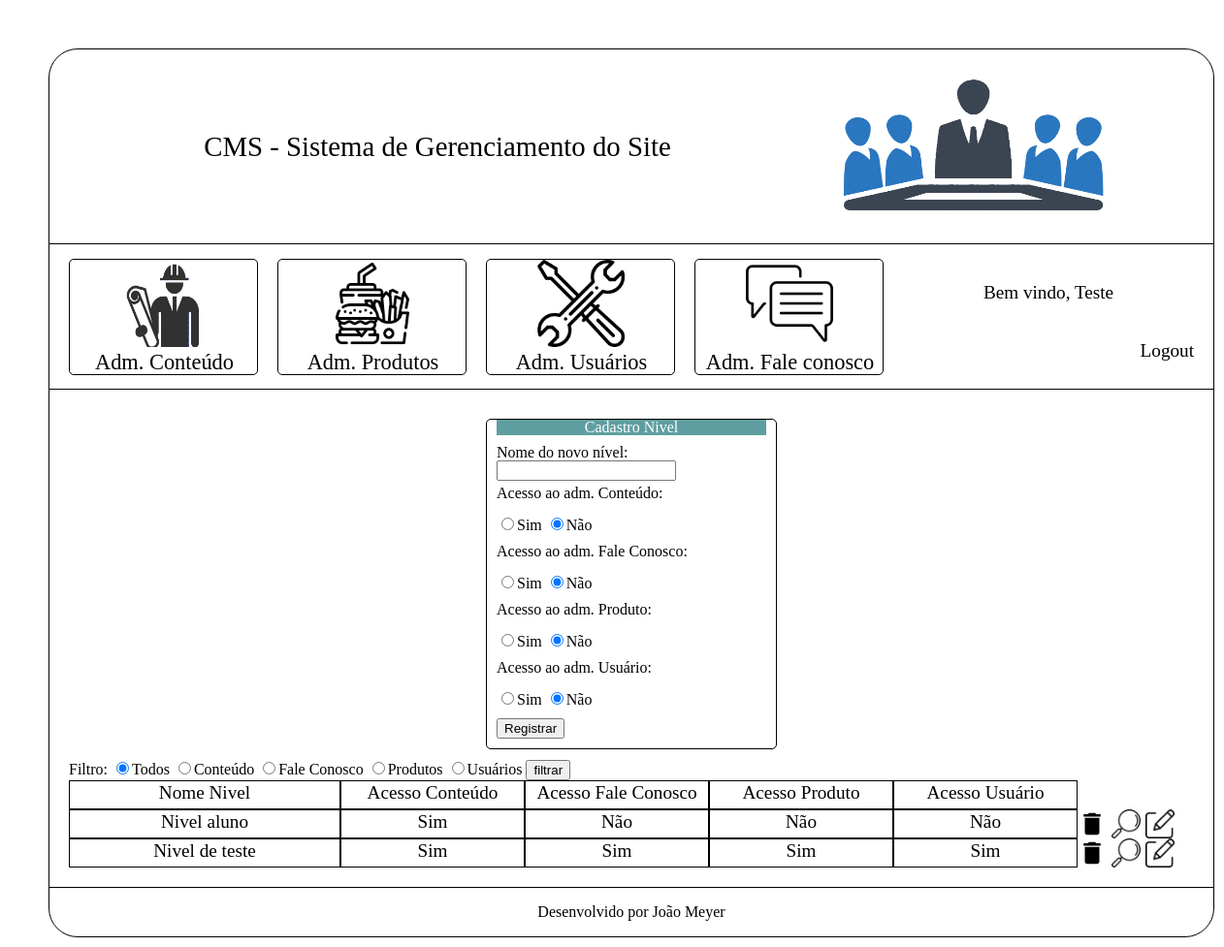
Before: /Projeto_Hamburgueria2.0/cms/pagina_niveis_acesso.php (signed in) with the older database file.
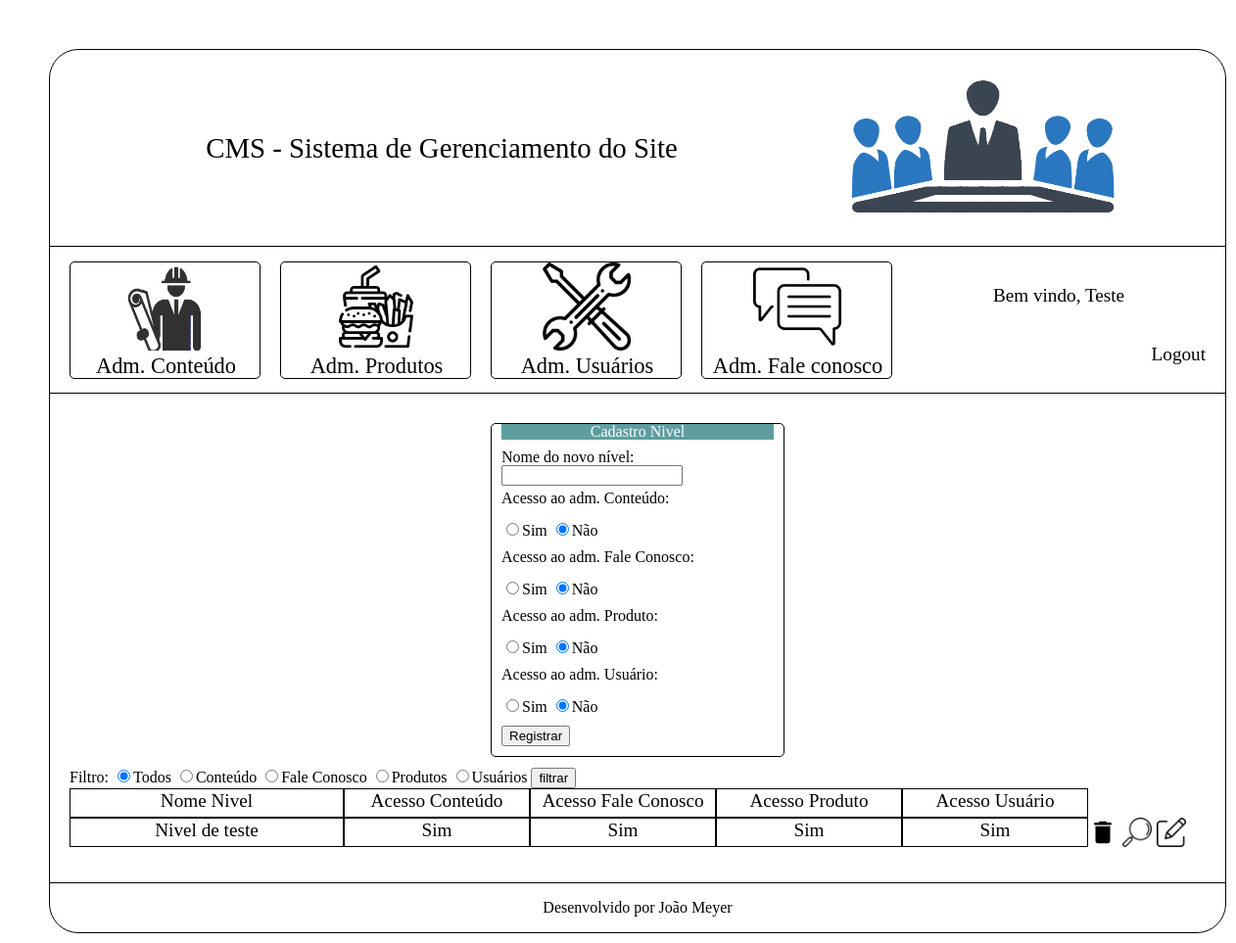
After: the same page with the newer database file.
### tables this page shows
create table tblNivelAcesso (
	idNivelAcesso int(11) not null auto_increment primary key,
    nomeNivel varchar(200) not null,
    acessoConteudo boolean not null,
    acessoFaleConosco boolean not null,
    acessoProduto boolean not null,
    acessoUsuarios boolean not null
);

### Projeto_Hamburgueria2.0/cms/pagina_niveis_acesso.php (the view, shortened to what the rows shown need)
<?php
    $conexao = conexaoMysql();
    $dominio= $_SERVER['HTTP_HOST'];
    $url = "http://" . $dominio. $_SERVER['REQUEST_URI'];
    if(isset($_POST['btnFiltrar'])){
        if($_GET['modo']){
            if($_GET['modo'] == 'filtrar'){
                $filtro = $_POST['inputFiltro'];
                switch($filtro){
                    case "c":
                        $sqlQuerySelectNiveis = "select tblNivelAcesso.*
                            from tblNivelAcesso
                            where tblNivelAcesso.acessoConteudo = 1
                            order by tblNivelAcesso.nomeNivel";
                    break;
                    case "f":
                        $sqlQuerySelectNiveis = "select tblNivelAcesso.*
                            from tblNivelAcesso
                            where tblNivelAcesso.acessoFaleConosco = 1
                            order by tblNivelAcesso.nomeNivel";
                    break;
                    case "p":
                        $sqlQuerySelectNiveis = "select tblNivelAcesso.*
                            from tblNivelAcesso
                            where tblNivelAcesso.acessoProduto = 1
                            order by tblNivelAcesso.nomeNivel";
                    break;
                    case "u":
                        $sqlQuerySelectNiveis = "select tblNivelAcesso.*
                            from tblNivelAcesso
                            where tblNivelAcesso.acessoUsuarios = 1
                            order by tblNivelAcesso.nomeNivel";
                    break;
                    default:
                        $sqlQuerySelectNiveis = "select * from tblNivelAcesso
                        order by tblNivelAcesso.nomeNivel";
                    break;
                }
            }
        }
    }
    else{
        $sqlQuerySelectNiveis = "select * from tblNivelAcesso order by tblNivelAcesso.nomeNivel";
    }
    $querySelectNiveis = mysqli_query($conexao, $sqlQuerySelectNiveis);
?>
<!DOCTYPE html>
<html lang="pt-br">
    <head>
    </head>
    <body>
        <div id="conteinerCMS">
            <div id="conteinerSubmenusGerenciamento">
                <?php
                    while($rsSelect = mysqli_fetch_assoc($querySelectNiveis)){
                        ?>
                            <div class="conteinerComentario">
                                <div class="nivelAcessoNome"><?=$rsSelect['nomeNivel']?></div>
                                <div class="nivelAcessoPermissao">
                                    <?php
                                        if($rsSelect['acessoConteudo'] == 1){
                                            echo('Sim');
                                        }
                                        else{
                                            echo('Não');
                                        }
                                    ?>
                                </div>
                                <div class="nivelAcessoPermissao">
                                    <?php
                                        if($rsSelect['acessoFaleConosco'] == 1){
                                            echo('Sim');
                                        }
                                        else{
                                            echo('Não');
                                        }
                                    ?>
                                </div>
                                <div class="nivelAcessoPermissao">
                                    <?php
                                        if($rsSelect['acessoProduto'] == 1){
                                            echo('Sim');
                                        }
                                        else{
                                            echo('Não');
                                        }
                                    ?>
                                </div>
                                <div class="nivelAcessoPermissao">
                                    <?php
                                        if($rsSelect['acessoUsuarios'] == 1){
                                            echo('Sim');
                                        }
                                        else{
                                            echo('Não');
                                        }
                                    ?>
                                </div>
                                <a onclick="return confirm('Deseja realmente excluir o registro? Todos os usuários que utilizam este nível de acesso também serão excluídos!    ');"
                                href="modulos/deletar_nivel_acesso.php?modo=excluir&id=<?=$rsSelect['idNivelAcesso']?>&url=<?=$url?>">
                                    <div class="excluir"></div>
                                </a>
                                <div class="visualizar" onclick="visualizarNivelAcesso(<?=$rsSelect['idNivelAcesso']?>);"></div>
                                <a href="pagina_niveis_acesso.php?modo=editar&id=<?=$rsSelect['idNivelAcesso']?>">
                                    <div class="editar"></div>
                                </a>
                            </div>
                        <?php
                    }
                ?>
            </div>
        </div>
    </body>
</html>

Changed rows visible on the page:
removed tblnivelacesso: nomeNivel "Nivel aluno", acessoConteudo "Sim", acessoFaleConosco "Não", acessoProduto "Não", acessoUsuarios "Não"
